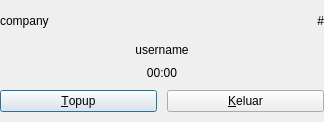
<?xml version="1.0" encoding="UTF-8"?>
<ui version="4.0">
 <class>BillingDialog</class>
 <widget class="QDialog" name="BillingDialog">
  <property name="geometry">
   <rect>
    <x>0</x>
    <y>0</y>
    <width>324</width>
    <height>122</height>
   </rect>
  </property>
  <property name="windowTitle">
   <string/>
  </property>
  <layout class="QVBoxLayout" name="verticalLayout_3">
   <property name="spacing">
    <number>0</number>
   </property>
   <property name="leftMargin">
    <number>0</number>
   </property>
   <property name="topMargin">
    <number>0</number>
   </property>
   <property name="rightMargin">
    <number>0</number>
   </property>
   <property name="bottomMargin">
    <number>0</number>
   </property>
   <item>
    <widget class="QFrame" name="wrapperFrame">
     <property name="frameShape">
      <enum>QFrame::NoFrame</enum>
     </property>
     <property name="frameShadow">
      <enum>QFrame::Plain</enum>
     </property>
     <property name="lineWidth">
      <number>0</number>
     </property>
     <layout class="QVBoxLayout" name="verticalLayout_2">
      <property name="spacing">
       <number>0</number>
      </property>
      <property name="leftMargin">
       <number>0</number>
      </property>
      <property name="topMargin">
       <number>0</number>
      </property>
      <property name="rightMargin">
       <number>0</number>
      </property>
      <property name="bottomMargin">
       <number>0</number>
      </property>
      <item>
       <widget class="QFrame" name="headerFrame">
        <property name="frameShadow">
         <enum>QFrame::Plain</enum>
        </property>
        <property name="lineWidth">
         <number>0</number>
        </property>
        <layout class="QHBoxLayout" name="horizontalLayout_2">
         <property name="spacing">
          <number>0</number>
         </property>
         <property name="leftMargin">
          <number>0</number>
         </property>
         <property name="topMargin">
          <number>0</number>
         </property>
         <property name="rightMargin">
          <number>0</number>
         </property>
         <property name="bottomMargin">
          <number>0</number>
         </property>
         <item>
          <widget class="QLabel" name="companyLabel">
           <property name="text">
            <string>company</string>
           </property>
           <property name="alignment">
            <set>Qt::AlignLeading|Qt::AlignLeft|Qt::AlignVCenter</set>
           </property>
          </widget>
         </item>
         <item>
          <widget class="QLabel" name="clientIdLabel">
           <property name="text">
            <string>#</string>
           </property>
           <property name="alignment">
            <set>Qt::AlignRight|Qt::AlignTrailing|Qt::AlignVCenter</set>
           </property>
          </widget>
         </item>
        </layout>
       </widget>
      </item>
      <item>
       <widget class="QFrame" name="contentFrame">
        <property name="frameShadow">
         <enum>QFrame::Plain</enum>
        </property>
        <property name="lineWidth">
         <number>0</number>
        </property>
        <layout class="QVBoxLayout" name="verticalLayout">
         <property name="spacing">
          <number>5</number>
         </property>
         <property name="leftMargin">
          <number>0</number>
         </property>
         <property name="topMargin">
          <number>0</number>
         </property>
         <property name="rightMargin">
          <number>0</number>
         </property>
         <property name="bottomMargin">
          <number>0</number>
         </property>
         <item>
          <widget class="QLabel" name="usernameLabel">
           <property name="text">
            <string>username</string>
           </property>
           <property name="alignment">
            <set>Qt::AlignCenter</set>
           </property>
          </widget>
         </item>
         <item>
          <widget class="QLabel" name="durationLabel">
           <property name="text">
            <string>00:00</string>
           </property>
           <property name="alignment">
            <set>Qt::AlignCenter</set>
           </property>
          </widget>
         </item>
        </layout>
       </widget>
      </item>
      <item>
       <widget class="QFrame" name="footerFrame">
        <property name="frameShadow">
         <enum>QFrame::Plain</enum>
        </property>
        <property name="lineWidth">
         <number>0</number>
        </property>
        <layout class="QHBoxLayout" name="horizontalLayout">
         <property name="spacing">
          <number>10</number>
         </property>
         <property name="leftMargin">
          <number>0</number>
         </property>
         <property name="topMargin">
          <number>0</number>
         </property>
         <property name="rightMargin">
          <number>0</number>
         </property>
         <property name="bottomMargin">
          <number>0</number>
         </property>
         <item>
          <widget class="QPushButton" name="okButton">
           <property name="text">
            <string>&amp;Topup</string>
           </property>
          </widget>
         </item>
         <item>
          <widget class="QPushButton" name="exitButton">
           <property name="text">
            <string>&amp;Keluar</string>
           </property>
          </widget>
         </item>
        </layout>
       </widget>
      </item>
     </layout>
    </widget>
   </item>
  </layout>
 </widget>
 <resources/>
 <connections/>
</ui>
